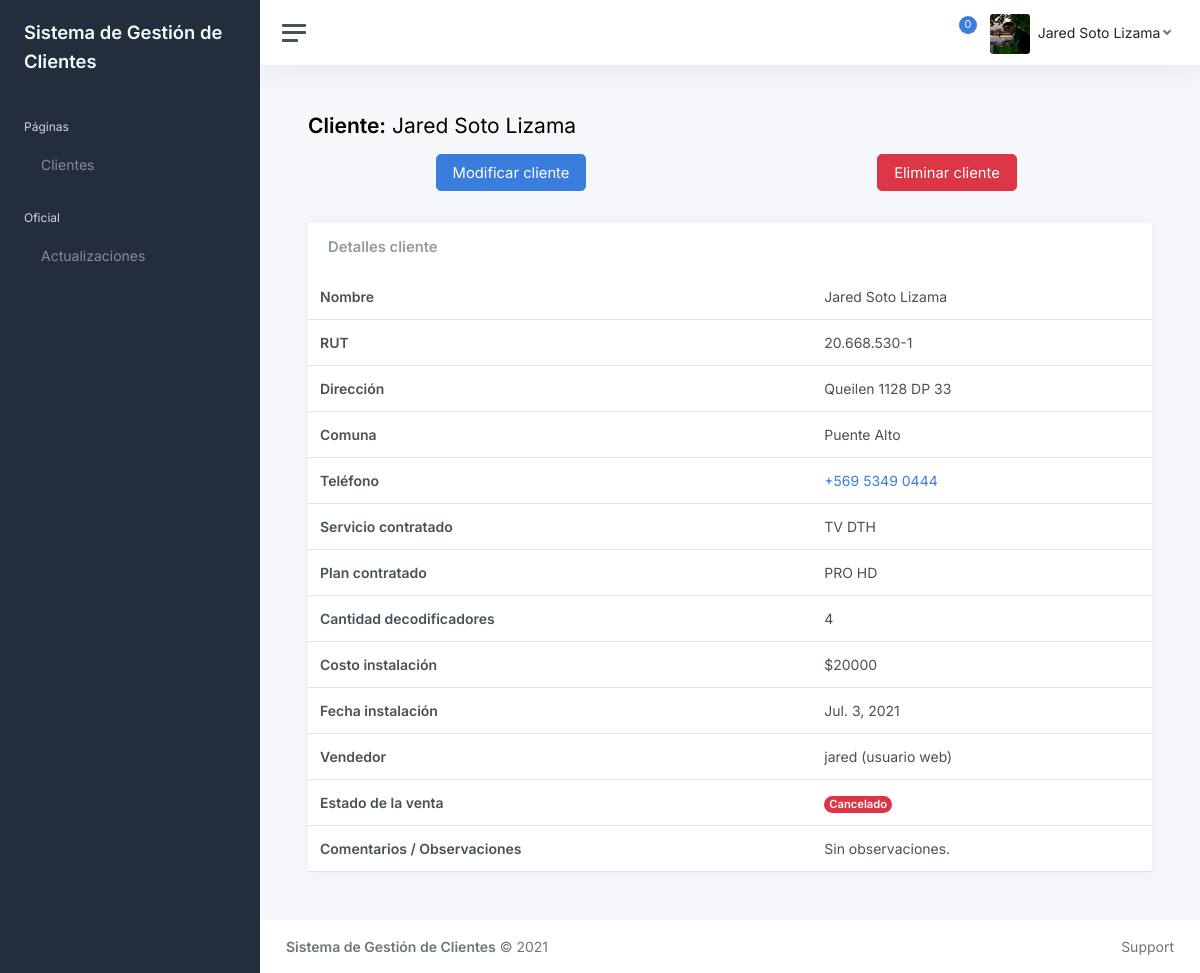
Page /cliente/4/ (signed in) on the committed database.
### webClaro/models.py (models this page shows, shortened)
class ImagenPerfil(models.Model):
    id = models.AutoField(primary_key=True)
    usuario = models.CharField(max_length=20)
    imagen = models.ImageField(upload_to='imgPerfil')

class Cliente(models.Model):
    id = models.AutoField(primary_key=True)
    nombre = models.CharField(max_length=50)
    rut = models.CharField(max_length=12)
    direccion = models.CharField(max_length=50)
    telefono = models.CharField(max_length=13)
    servicioContratado = models.CharField(max_length=20)
    tecnologiaServicio = models.CharField(max_length=4)
    planContratado = models.CharField(max_length=30)
    cantidadDecos = models.IntegerField()
    costoInstalacion = models.IntegerField()
    fechaInstalacion = models.DateField()
    vendedor = models.CharField(max_length=20)
    servicioTecnologia = models.CharField(max_length=20)
    estado = models.CharField(max_length=20)
    Comuna = ForeignKey(Comuna, on_delete=models.CASCADE)
    comentarios = models.CharField(max_length=300)

class Comuna(models.Model):
    id = models.AutoField(primary_key=True)
    nombre = models.CharField(max_length=30)

### webClaro/views.py (the view)
# urls.py: path('cliente/<id>/', views.verCliente, name='verCliente'),
@login_required(login_url='/login/')
def verCliente(request, id):
    cliente = Cliente.objects.get(id = id)
    img = ImagenPerfil.objects.filter(usuario = request.user.username)
    whatsapp = cliente.telefono.strip()
    whatsappTrim = whatsapp.replace(" ", "")
    return render(request, "cliente.html", {"img": img, "cliente":cliente, "whatsapp":whatsappTrim})

### webClaro/templates/cliente.html (shortened to what this page needs)
{% extends "base.html" %}
{% load static %}
{% block contenido %}
<h1 class="h3 mb-3"><strong>Cliente:</strong> {{cliente.nombre}}</h1>
<div class="row">
		<div class="col">
			<div class="row">
				<div class="col mb-3">
					<div class="text-center mb-3 me-1">
						<a class="btn btn-lg btn-primary" href="/modificarCliente/{{cliente.id}}"> Modificar cliente</a>
					</div>
				</div>
				<div class="col mb-3">
					<div class="text-center mb-3">
						<button class="btn btn-lg btn-danger" type="button" onclick="eliminarCliente('{{cliente.id}}', '{{cliente.nombre}}')"> Eliminar cliente</button>
					</div>
				</div>
			</div>
		</div>
	</div>
<div class="row">
	<div class="col-12 col-lg-12 col-xxl-12 d-flex">
		<div class="card flex-fill">
			<div class="card-header">
				<h5 class="card-title mb-0">Detalles cliente</h5>
			</div>
			<table class="table table-hover my-0">
				<tbody>
					<tr>
						<td class="fw-bold">Nombre</td>
						<td>{{cliente.nombre}}</td>
					</tr>
					<tr>
						<td class="fw-bold">RUT</td>
						<td>{{cliente.rut}}</td>
					</tr>
					<tr>
						<td class="fw-bold">Dirección</td>
						<td>{{cliente.direccion}}</td>
					</tr>
					<tr>
						<td class="fw-bold">Comuna</td>
						<td>{{cliente.Comuna.nombre}}</td>
					</tr>
					<tr>
						<td class="fw-bold">Teléfono</td>
						<td><a href="https://wa.me/{{whatsapp}}" target="_blank"> +{{cliente.telefono}}</a></td>
					</tr>
					<tr>
						<td class="fw-bold">Servicio contratado</td>
						<td>{{cliente.servicioTecnologia}}</td>
					</tr>
					<tr>
						<td class="fw-bold">Plan contratado</td>
						<td>{{cliente.planContratado}}</td>
					</tr>
					<tr>
						<td class="fw-bold">Cantidad decodificadores</td>
						<td>{{cliente.cantidadDecos}}</td>
					</tr>
					<tr>
						<td class="fw-bold">Costo instalación</td>
						<td>${{cliente.costoInstalacion}}</td>
					</tr>
					<tr>
						<td class="fw-bold">Fecha instalación</td>
						<td>{{cliente.fechaInstalacion}}</td>
					</tr>
					<tr>
						<td class="fw-bold">Vendedor</td>
						<td>{{cliente.vendedor}} (usuario web)</td>
					</tr>
					<tr>
						<td class="fw-bold">Estado de la venta</td>
						<td><span class="badge rounded-pill {% if cliente.estado == "Cancelado"  %}bg-danger">{% endif %}{{cliente.estado}}</td>
					</tr>
					<tr>
						<td class="fw-bold">Comentarios / Observaciones</td>
						<td>{{cliente.comentarios}}</td>
					</tr>
				</tbody>
			</table>
		</div>
	</div>
</div>
{% endblock contenido %}

### webClaro/templates/base.html (shortened to what this page needs)
{% load static %}
<!DOCTYPE html>
<html lang="es">
<head>
	<link href="{% static 'css/app.css' %}" rel="stylesheet">
</head>
<body>
	<div class="wrapper">
		<nav id="sidebar" class="sidebar js-sidebar">
			<div class="sidebar-content js-simplebar">
				<a class="sidebar-brand" href="{% url 'index' %}">
					<span class="align-middle">Sistema de Gestión de Clientes</span>
				</a>
				<ul class="sidebar-nav">
					<li class="sidebar-header">Páginas</li>
					<li class="sidebar-item">
						<a class="sidebar-link" href="{% url 'index' %}">
							<span class="align-middle">Clientes</span>
            			</a>
					</li>
					<li class="sidebar-header">Oficial</li>
					<li class="sidebar-item">
						<a class="sidebar-link" href="{% url 'actualizaciones' %}">
							<span class="align-middle">Actualizaciones</span>
            			</a>
					</li>
				</ul>
			</div>
		</nav>
		<div class="main">
			<nav class="navbar navbar-expand navbar-light navbar-bg">
				<a class="sidebar-toggle js-sidebar-toggle"><i class="hamburger align-self-center"></i></a>
				<div class="navbar-collapse collapse">
					<ul class="navbar-nav navbar-align">
						<li class="nav-item dropdown">
							<a class="nav-icon dropdown-toggle" href="#" id="alertsDropdown" data-bs-toggle="dropdown">
								<div class="position-relative">
									<span class="indicator">0</span>
								</div>
							</a>
						</li>
						<li class="nav-item dropdown"><a class="nav-icon dropdown-toggle d-inline-block d-sm-none" href="#" data-bs-toggle="dropdown"></a>
							<a class="nav-link dropdown-toggle d-none d-sm-inline-block" href="#" data-bs-toggle="dropdown">{% for reg in img %}<img src="{{reg.imagen.url}}"{% endfor %} class="avatar img-fluid rounded me-1"/><span class="text-dark ms-1">{{user.first_name}} {{user.last_name}}</span></a>
						</li>
					</ul>
				</div>
			</nav>
			<main class="content">
				<div class="container-fluid p-0">
					{% block contenido %}
					{% endblock contenido %}
				</div>
			</main>
			<footer class="footer">
				<div class="container-fluid">
					<div class="row text-muted">
						<div class="col-6 text-start">
							<p class="mb-0"><a class="text-muted"><strong>Sistema de Gestión de Clientes</strong></a> &copy; 2021</p>
						</div>
						<div class="col-6 text-end">
							<ul class="list-inline">
								<li class="list-inline-item">
									<a class="text-muted" href="https://adminkit.io/" target="_blank">Support</a>
								</li>
							</ul>
						</div>
					</div>
				</div>
			</footer>
		</div>
	</div>
</body>
</html>

### rows in the picture
ImagenPerfil: imagen (picture)
Cliente: nombre "Jared Soto Lizama", rut "20.668.530-1", direccion "Queilen 1128 DP 33", Comuna.nombre "Puente Alto", telefono "569 5349 0444", servicioTecnologia "TV DTH", planContratado "PRO HD", cantidadDecos "4", costoInstalacion "20000", fechaInstalacion "Jul. 3, 2021", vendedor "jared", estado "Cancelado", comentarios "Sin observaciones."

### other values in the picture
{{ user.first_name }} "Jared"
{{ user.last_name }} "Soto Lizama"
